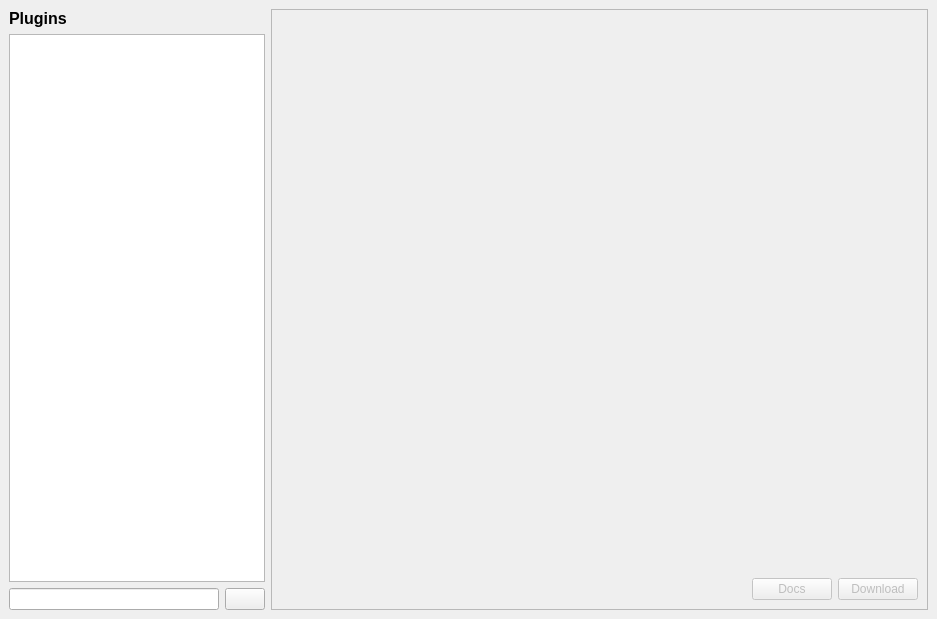
<?xml version="1.0" encoding="UTF-8"?>
<ui version="4.0">
 <class>MainWindow</class>
 <widget class="QMainWindow" name="MainWindow">
  <property name="geometry">
   <rect>
    <x>0</x>
    <y>0</y>
    <width>937</width>
    <height>619</height>
   </rect>
  </property>
  <property name="windowTitle">
   <string>MainWindow</string>
  </property>
  <widget class="QWidget" name="centralwidget">
   <layout class="QHBoxLayout" name="horizontalLayout" stretch="0,1">
    <item>
     <layout class="QVBoxLayout" name="verticalLayout">
      <item>
       <widget class="QLabel" name="label">
        <property name="font">
         <font>
          <pointsize>12</pointsize>
          <weight>75</weight>
          <bold>true</bold>
         </font>
        </property>
        <property name="text">
         <string>Plugins</string>
        </property>
       </widget>
      </item>
      <item>
       <widget class="QListWidget" name="pluginList"/>
      </item>
      <item>
       <layout class="QHBoxLayout" name="horizontalLayout_4">
        <item>
         <widget class="QLineEdit" name="searchBox"/>
        </item>
        <item>
         <widget class="QPushButton" name="searchButton">
          <property name="text">
           <string/>
          </property>
          <property name="icon">
           <iconset>
            <normaloff>../images/search.png</normaloff>../images/search.png</iconset>
          </property>
         </widget>
        </item>
       </layout>
      </item>
     </layout>
    </item>
    <item>
     <widget class="QScrollArea" name="scrollArea">
      <property name="widgetResizable">
       <bool>true</bool>
      </property>
      <widget class="QWidget" name="scrollAreaWidgetContents">
       <property name="geometry">
        <rect>
         <x>0</x>
         <y>0</y>
         <width>653</width>
         <height>578</height>
        </rect>
       </property>
       <layout class="QGridLayout" name="gridLayout_2">
        <item row="2" column="1">
         <layout class="QHBoxLayout" name="horizontalLayout_2">
          <item>
           <spacer name="horizontalSpacer">
            <property name="orientation">
             <enum>Qt::Horizontal</enum>
            </property>
            <property name="sizeHint" stdset="0">
             <size>
              <width>40</width>
              <height>20</height>
             </size>
            </property>
           </spacer>
          </item>
          <item>
           <widget class="QPushButton" name="docsButton">
            <property name="enabled">
             <bool>false</bool>
            </property>
            <property name="text">
             <string>Docs</string>
            </property>
           </widget>
          </item>
          <item>
           <widget class="QPushButton" name="downloadButton">
            <property name="enabled">
             <bool>false</bool>
            </property>
            <property name="text">
             <string>Download</string>
            </property>
           </widget>
          </item>
         </layout>
        </item>
        <item row="1" column="0" colspan="2">
         <widget class="QTextEdit" name="descriptionLabel">
          <property name="enabled">
           <bool>true</bool>
          </property>
          <property name="palette">
           <palette>
            <active>
             <colorrole role="Base">
              <brush brushstyle="SolidPattern">
               <color alpha="0">
                <red>255</red>
                <green>255</green>
                <blue>255</blue>
               </color>
              </brush>
             </colorrole>
            </active>
            <inactive>
             <colorrole role="Base">
              <brush brushstyle="SolidPattern">
               <color alpha="0">
                <red>255</red>
                <green>255</green>
                <blue>255</blue>
               </color>
              </brush>
             </colorrole>
            </inactive>
            <disabled>
             <colorrole role="Base">
              <brush brushstyle="SolidPattern">
               <color alpha="255">
                <red>240</red>
                <green>240</green>
                <blue>240</blue>
               </color>
              </brush>
             </colorrole>
            </disabled>
           </palette>
          </property>
          <property name="autoFillBackground">
           <bool>false</bool>
          </property>
          <property name="frameShape">
           <enum>QFrame::NoFrame</enum>
          </property>
          <property name="frameShadow">
           <enum>QFrame::Plain</enum>
          </property>
          <property name="lineWidth">
           <number>0</number>
          </property>
          <property name="readOnly">
           <bool>true</bool>
          </property>
          <property name="html">
           <string>&lt;!DOCTYPE HTML PUBLIC &quot;-//W3C//DTD HTML 4.0//EN&quot; &quot;http://www.w3.org/TR/REC-html40/strict.dtd&quot;&gt;
&lt;html&gt;&lt;head&gt;&lt;meta name=&quot;qrichtext&quot; content=&quot;1&quot; /&gt;&lt;style type=&quot;text/css&quot;&gt;
p, li { white-space: pre-wrap; }
&lt;/style&gt;&lt;/head&gt;&lt;body style=&quot; font-family:'MS Shell Dlg 2'; font-size:8.25pt; font-weight:400; font-style:normal;&quot;&gt;
&lt;p style=&quot;-qt-paragraph-type:empty; margin-top:0px; margin-bottom:0px; margin-left:0px; margin-right:0px; -qt-block-indent:0; text-indent:0px; font-size:8pt;&quot;&gt;&lt;br /&gt;&lt;/p&gt;&lt;/body&gt;&lt;/html&gt;</string>
          </property>
         </widget>
        </item>
        <item row="0" column="0">
         <widget class="QLabel" name="pluginLabel">
          <property name="minimumSize">
           <size>
            <width>200</width>
            <height>0</height>
           </size>
          </property>
          <property name="font">
           <font>
            <pointsize>12</pointsize>
           </font>
          </property>
          <property name="text">
           <string/>
          </property>
         </widget>
        </item>
        <item row="0" column="1">
         <widget class="QLabel" name="infoLabel">
          <property name="layoutDirection">
           <enum>Qt::RightToLeft</enum>
          </property>
          <property name="text">
           <string/>
          </property>
          <property name="alignment">
           <set>Qt::AlignRight|Qt::AlignTrailing|Qt::AlignVCenter</set>
          </property>
         </widget>
        </item>
       </layout>
      </widget>
     </widget>
    </item>
   </layout>
  </widget>
  <widget class="QMenuBar" name="menubar">
   <property name="geometry">
    <rect>
     <x>0</x>
     <y>0</y>
     <width>937</width>
     <height>21</height>
    </rect>
   </property>
  </widget>
 </widget>
 <resources/>
 <connections/>
</ui>
